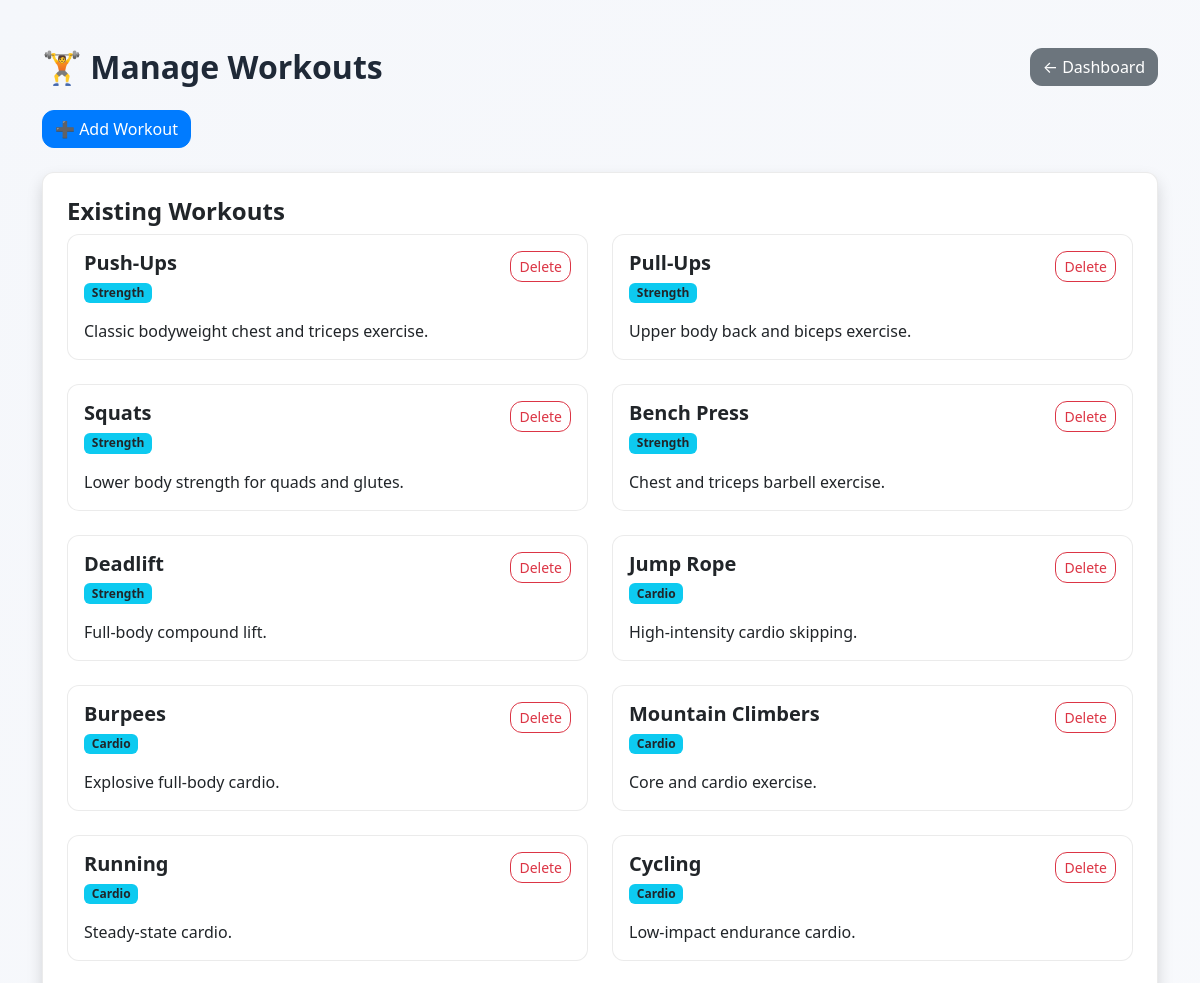
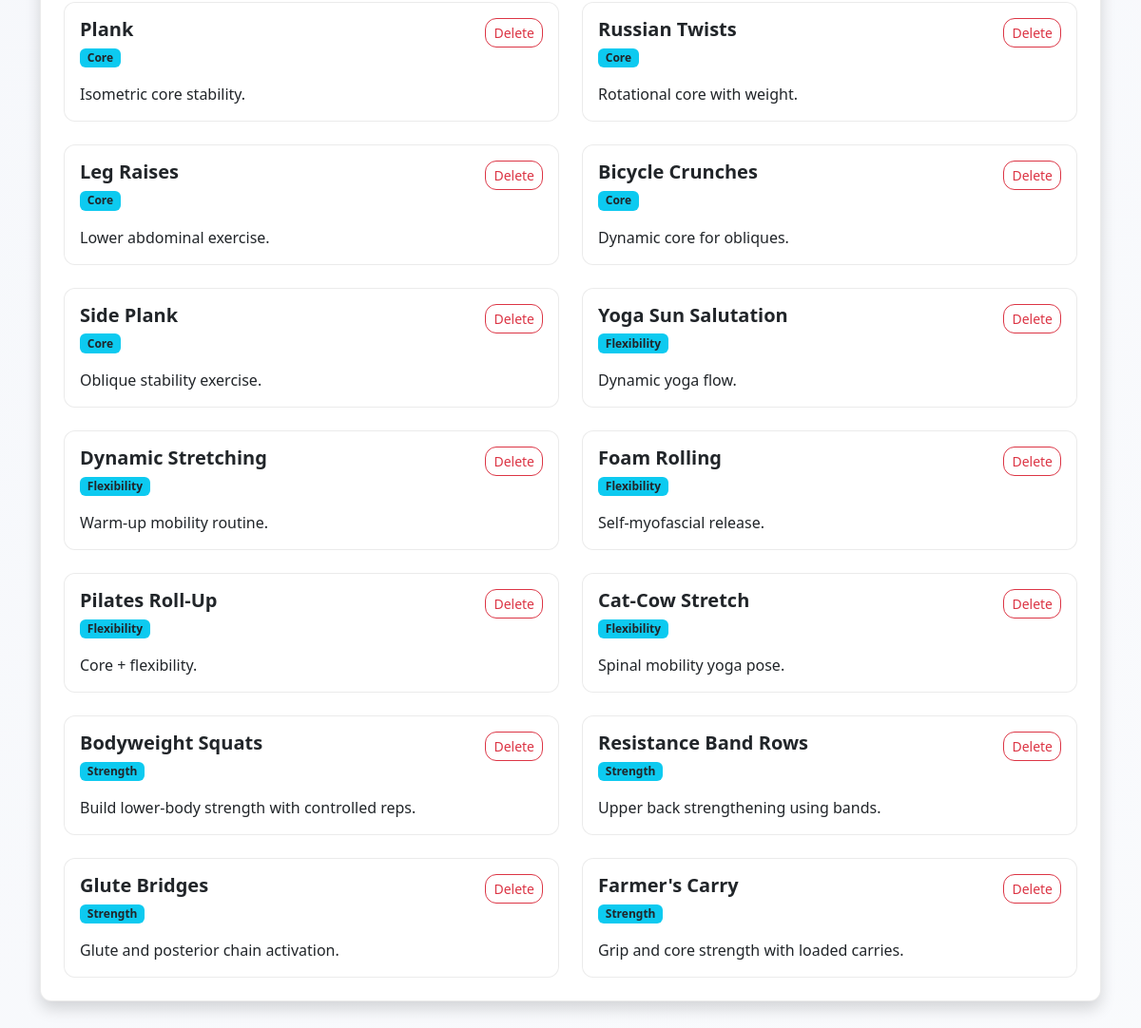
/admin/workouts.php (signed in), run on the app's committed database (2 pictures, top to bottom).
### tables this page shows
CREATE TABLE IF NOT EXISTS workout_templates (
  id INT AUTO_INCREMENT PRIMARY KEY,
  title VARCHAR(150) NOT NULL,
  description TEXT NOT NULL,
  category VARCHAR(50) NOT NULL,
  sets INT DEFAULT NULL,
  reps INT DEFAULT NULL,
  rest INT DEFAULT NULL,
  bmi_min DECIMAL(5,2) DEFAULT NULL,
  bmi_max DECIMAL(5,2) DEFAULT NULL,
  created_at TIMESTAMP DEFAULT CURRENT_TIMESTAMP
);

### admin/workouts.php (the view, shortened to what this page needs)
<?php
include("../includes/db.php");
$result = $conn->query("SELECT id, title, description, category FROM workout_templates ORDER BY created_at DESC");
$workouts = $result->fetch_all(MYSQLI_ASSOC);
?>
<!DOCTYPE html>
<html>
<head>
  <link href="https://cdn.jsdelivr.net/npm/bootstrap@5.3.2/dist/css/bootstrap.min.css" rel="stylesheet">
  <link rel="stylesheet" href="../assets/css/style.css">
</head>
<body>
  <div class="container py-5" data-reveal>
    <div class="d-flex justify-content-between align-items-center mb-4">
      <h2 class="mb-0">🏋️ Manage Workouts</h2>
      <div class="d-flex gap-2 align-items-center">
        <a href="dashboard.php" class="btn btn-secondary">← Dashboard</a>
      </div>
    </div>
    <button class="btn btn-primary mb-4" data-bs-toggle="modal" data-bs-target="#addWorkoutModal">
      ➕ Add Workout
    </button>
    <div class="card p-4 shadow">
      <h4>Existing Workouts</h4>
      <?php if (empty($workouts)): ?>
        <p class="text-muted">No workouts added yet.</p>
      <?php else: ?>
        <div class="row row-cols-1 row-cols-md-2 g-4">
          <?php foreach ($workouts as $workout): ?>
            <div class="col">
              <div class="card h-100">
                <div class="card-body d-flex flex-column">
                  <div class="d-flex justify-content-between align-items-start">
                    <div>
                      <h5 class="card-title mb-1"><?= htmlspecialchars($workout['title']) ?></h5>
                      <span class="badge bg-info text-dark"><?= htmlspecialchars($workout['category']) ?></span>
                    </div>
                    <button type="button" class="btn btn-sm btn-outline-danger delete-workout-btn"
                      data-workout-id="<?= $workout['id'] ?>"
                      data-workout-title="<?= htmlspecialchars($workout['title'], ENT_QUOTES) ?>">
                      Delete
                    </button>
                  </div>
                  <p class="card-text mt-3 mb-0"><?= htmlspecialchars($workout['description']) ?></p>
                </div>
              </div>
            </div>
          <?php endforeach; ?>
        </div>
      <?php endif; ?>
    </div>
  </div>
</body>
</html>

### assets/css/style.css (style rules this page uses)
body { font-family: "Segoe UI", system-ui, -apple-system, BlinkMacSystemFont, "Segoe UI", sans-serif; background: var(--bg); color: var(--text); }
h1, h2, h3, h4, h5, h6 { font-weight: 700; }
.card { border-radius: 12px; background: var(--surface); border: 1px solid rgba(0, 0, 0, 0.08); }
.btn { border-radius: 0.75rem; }
.btn-primary { background-color: var(--primary); border-color: var(--primary); }
a { color: var(--primary); }
body { background: linear-gradient(135deg, var(--bg), var(--surface)); background-size: 250% 250%; animation: gradientShift 16s ease infinite; }
[data-reveal] { opacity: 0; transform: translateY(18px); transition: opacity 0.6s ease, transform 0.6s ease; }
[data-reveal].visible { opacity: 1; transform: translateY(0); }

### data on the page
workout_templates: title "Push-Ups", category "Strength", description "Classic bodyweight chest and triceps exercise."
workout_templates: title "Pull-Ups", category "Strength", description "Upper body back and biceps exercise."
workout_templates: title "Squats", category "Strength", description "Lower body strength for quads and glutes."
workout_templates: title "Bench Press", category "Strength", description "Chest and triceps barbell exercise."
workout_templates: title "Deadlift", category "Strength", description "Full-body compound lift."
workout_templates: title "Jump Rope", category "Cardio", description "High-intensity cardio skipping."
workout_templates: title "Burpees", category "Cardio", description "Explosive full-body cardio."
workout_templates: title "Mountain Climbers", category "Cardio", description "Core and cardio exercise."
workout_templates: title "Running", category "Cardio", description "Steady-state cardio."
workout_templates: title "Cycling", category "Cardio", description "Low-impact endurance cardio."
workout_templates: title "Plank", category "Core", description "Isometric core stability."
workout_templates: title "Russian Twists", category "Core", description "Rotational core with weight."
workout_templates: title "Leg Raises", category "Core", description "Lower abdominal exercise."
workout_templates: title "Bicycle Crunches", category "Core", description "Dynamic core for obliques."
workout_templates: title "Side Plank", category "Core", description "Oblique stability exercise."
workout_templates: title "Yoga Sun Salutation", category "Flexibility", description "Dynamic yoga flow."
workout_templates: title "Dynamic Stretching", category "Flexibility", description "Warm-up mobility routine."
workout_templates: title "Foam Rolling", category "Flexibility", description "Self-myofascial release."
workout_templates: title "Pilates Roll-Up", category "Flexibility", description "Core + flexibility."
workout_templates: title "Cat-Cow Stretch", category "Flexibility", description "Spinal mobility yoga pose."
workout_templates: title "Bodyweight Squats", category "Strength", description "Build lower-body strength with controlled reps."
workout_templates: title "Resistance Band Rows", category "Strength", description "Upper back strengthening using bands."
workout_templates: title "Glute Bridges", category "Strength", description "Glute and posterior chain activation."
workout_templates: title "Farmer's Carry", category "Strength", description "Grip and core strength with loaded carries."
